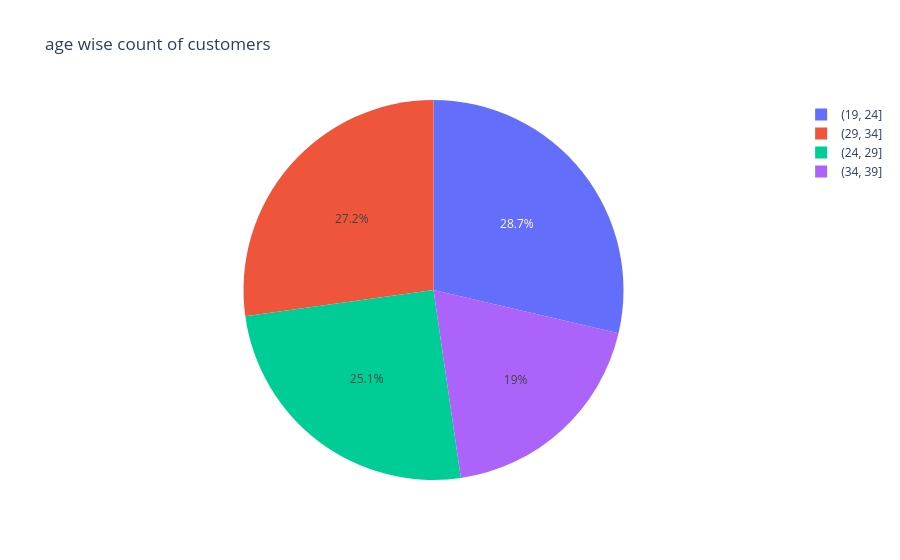

Notebook source saved alongside this figure:
### Code cell
a3 = cb['Age_Range'].value_counts().reset_index()
a3
fig = px.pie(data_frame = a3, names='Age_Range', values='count', 
             title='age wise count of customers',color='Age_Range')
fig.show()

### Figure 1 — Plotly figure (JSON) as saved in the notebook; plotly's stock layout.template omitted (floating-point values rounded to 4 significant figures)
{"data": [{"customdata": [["(19, 24]"], ["(29, 34]"], ["(24, 29]"], ["(34, 39]"]], "domain": {"x": [0, 1], "y": [0, 1]}, "hovertemplate": "Age_Range=%{customdata[0]}<br>count=%{value}<extra></extra>", "labels": ["(19, 24]", "(29, 34]", "(24, 29]", "(34, 39]"], "legendgroup": "", "marker": {"colors": ["#636efa", "#EF553B", "#00cc96", "#ab63fa"]}, "name": "", "showlegend": true, "type": "pie", "values": [137, 130, 120, 91]}], "layout": {"legend": {"tracegroupgap": 0}, "title": {"text": "age wise count of customers"}}}
